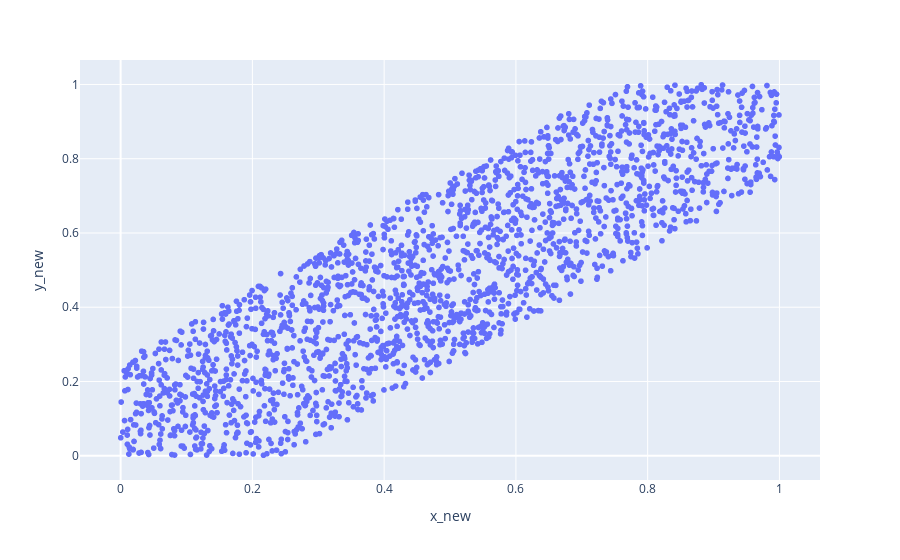

Notebook code cell kept with this figure:
### Code cell
from CyphorDecoding import ClassicalGibbs

test=ClassicalGibbs()

### Figure 1 — Plotly figure (JSON) as saved in the notebook; plotly's stock layout.template omitted (floating-point values rounded to 4 significant figures; data arrays with more than 128 entries replaced by an {"elided": "..."} marker saying what was removed)
{"data": [{"hovertemplate": "x_new=%{x}<br>y_new=%{y}<extra></extra>", "legendgroup": "", "marker": {"color": "#636efa", "symbol": "circle"}, "mode": "markers", "name": "", "showlegend": false, "type": "scattergl", "x": {"elided": "2000 float values"}, "xaxis": "x", "y": {"elided": "2000 float values"}, "yaxis": "y"}], "layout": {"legend": {"tracegroupgap": 0}, "margin": {"t": 60}, "xaxis": {"anchor": "y", "domain": [0, 1], "title": {"text": "x_new"}}, "yaxis": {"anchor": "x", "domain": [0, 1], "title": {"text": "y_new"}}}}
